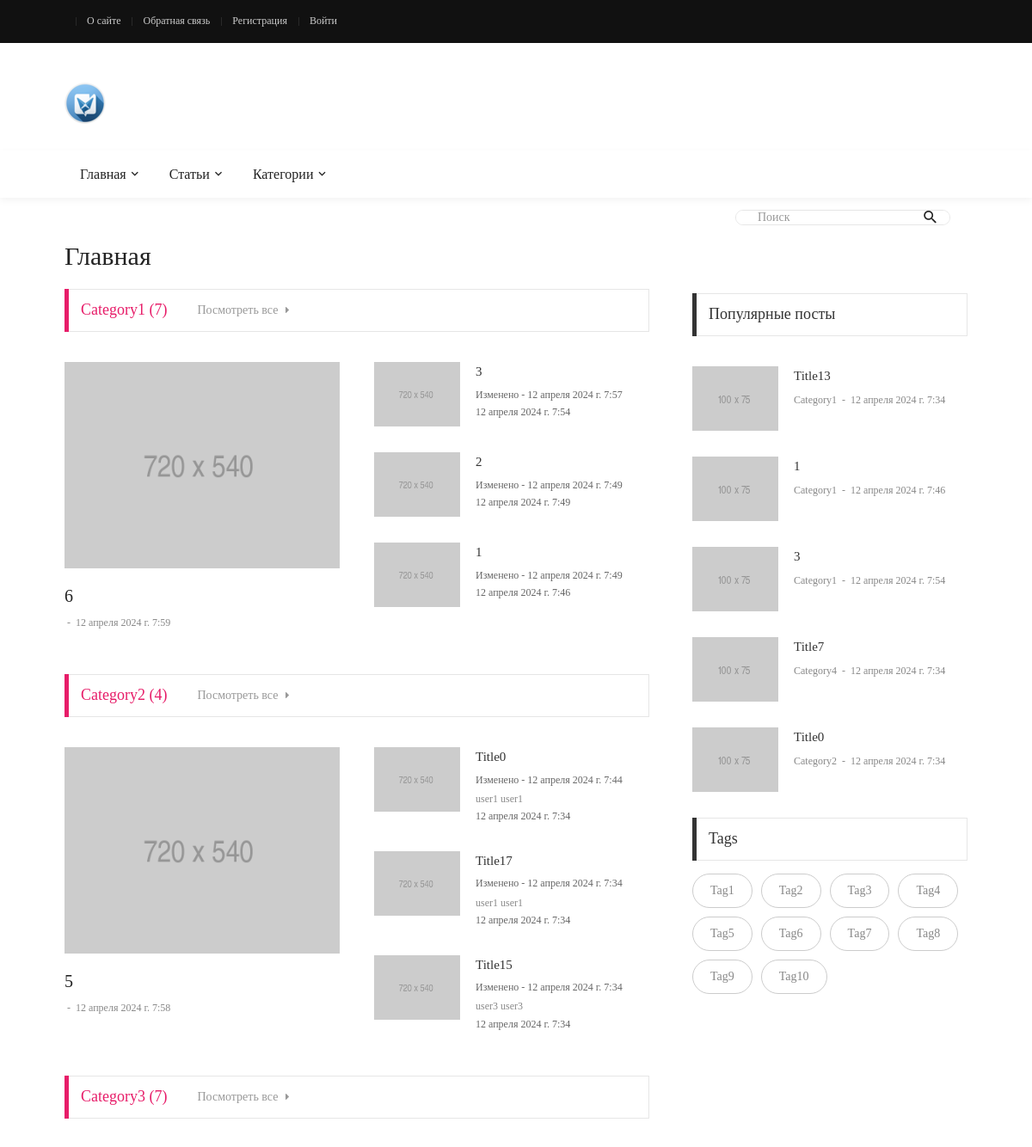
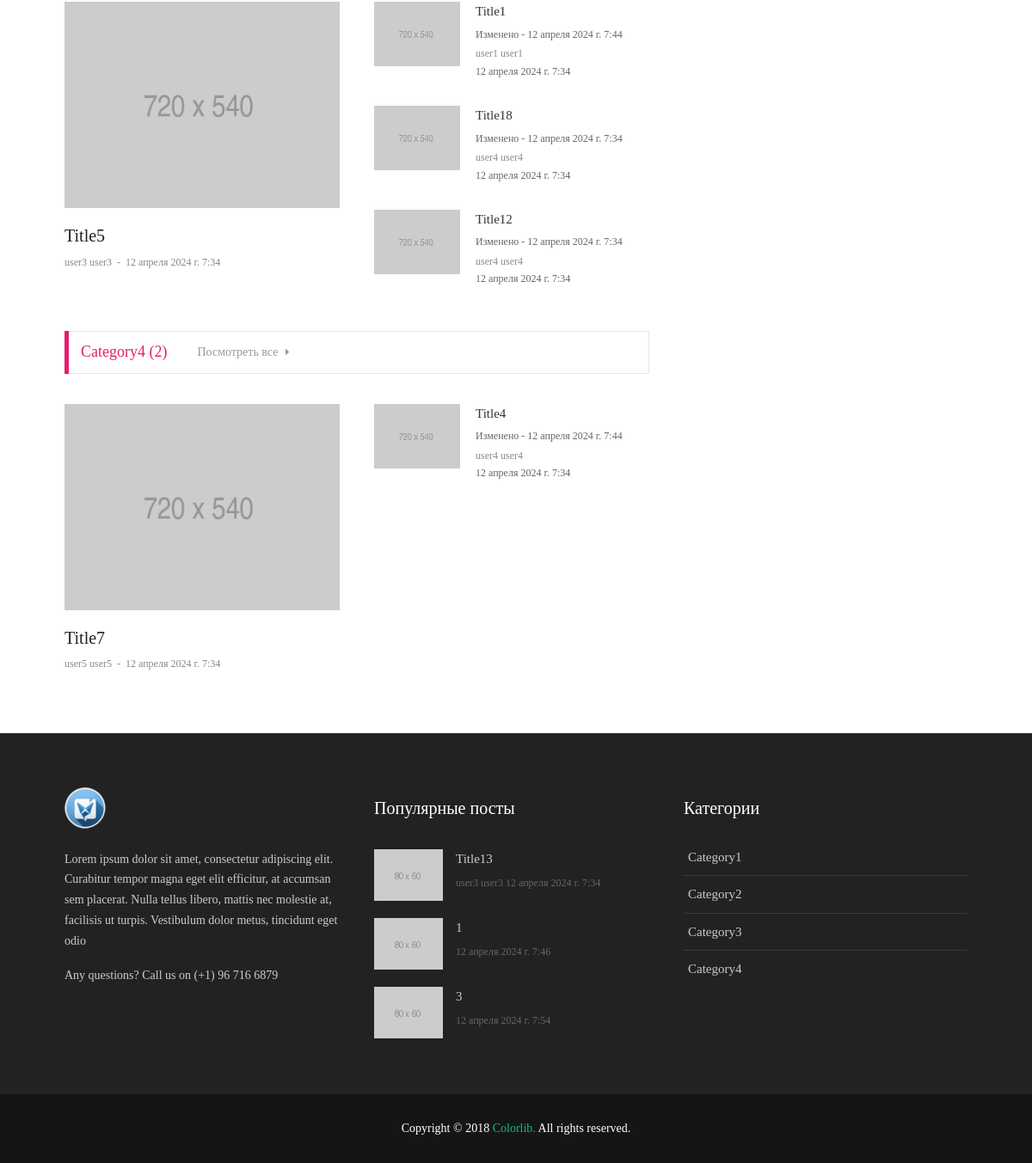
The page / on the database its author committed (2 pictures, top to bottom).
### blog/models.py (models this page shows, shortened)
class Category(models.Model):
    title = models.CharField(max_length=100, verbose_name='Название')
    description = RichTextField(verbose_name='Описание', null=True, blank=True)
    class Meta:
        ordering = ['id']
        verbose_name = 'Категория'
        verbose_name_plural = 'Категории'
    @property
    def url_name(self):
        return "home"

class Article(models.Model):
    title = models.CharField(max_length=25, verbose_name='Заголовок')
    description = models.TextField(max_length=500, verbose_name='Описание', null=True, blank=True)
    content = RichTextField(verbose_name='Содержание', null=True, blank=True)
    author = models.ForeignKey(get_user_model(), on_delete=models.CASCADE, verbose_name='Автор')
    category = models.ForeignKey(Category, on_delete=models.SET_NULL, verbose_name='Категория', null=True)
    tags = models.ManyToManyField(Tag, verbose_name='Теги', blank=True)
    is_published = models.BooleanField(default=False, verbose_name='Опубликовано')
    date_published = models.DateTimeField(auto_now_add=True, verbose_name='Дата публикации')
    change_date = models.DateTimeField(auto_now=True, verbose_name='Дата изменения')
    image = models.FileField(upload_to='images/', verbose_name='Превью', null=True, blank=True)
    fields = ['title', 'content', 'category']
    class Meta:
        ordering = ['-change_date']
        verbose_name = 'Статья'
        verbose_name_plural = 'Статьи'
    @admin.display(description="Автор")
    def author_full_name(self):
        return self.author.full_name
    @staticmethod
    def get_published_posts():
        return Article.objects.filter(is_published=True).all()
    def changed(self):
        if self.date_published != self.change_date:
            return True
        return False
    @property
    def views(self):
        """
        Получение значения просмотров для данной статьи
        """
        article_views, created = ArticleViews.objects.get_or_create(article=self)
        return article_views.views

class User(AbstractUser):
    bio = models.TextField(verbose_name='Биография', null=True, blank=True)
    birth_date = models.DateField(verbose_name='День рождения', null=True, blank=True)
    change_date = models.DateTimeField(auto_now=True, verbose_name='Дата изменения')
    fields = ['first_name', 'last_name', 'email', 'bio', 'birth_date']
    @property
    def full_name(self):
        return f'{self.first_name} {self.last_name}'
    class Meta:
        ordering = ['-change_date']
        verbose_name = 'Автор'
        verbose_name_plural = 'Авторы'

class Tag(models.Model):
    title = models.CharField(max_length=100, verbose_name='Название')
    description = models.CharField(max_length=255, verbose_name='Описание', default='Описание')
    slug = models.SlugField(max_length=100, verbose_name='Слаг', unique=True)
    class Meta:
        ordering = ['id']
        verbose_name = 'Тег'
        verbose_name_plural = 'Теги'

### blog/views.py (the view)
# urls.py: path('', views.index, name='home'),
def index(request):
    context = get_context()
    category_articles = [
        {'posts': models.Article.get_published_posts().filter(category=category).all(), 'cat': category}
        for category in context['cats']]
    context['c_posts'] = category_articles
    context['title'] = 'Главная'
    return render(request, 'blog/index.html', context)

### blog/templates/blog/index.html
{% extends 'base.html' %}
{% load static %}
{% block content %}
<div class="col-md-10 col-lg-8">
    <div class="p-b-20">
        {% for item in c_posts %}
        {% if item.posts %}
        <div class="tab01 p-b-20">
            <div class="tab01-head how2 how2-cl1 bocl12 flex-s-c m-r-10 m-r-0-sr991">
                <h3 class="f1-m-2 cl12 tab01-title">
                    {{ item.cat.title }} ({{ item.posts|length }})
                </h3>
                <a href="{% url 'category' item.cat.title  %}" class="tab01-link f1-s-1 cl9 hov-cl10 trans-03">
                    Посмотреть все
                    <i class="fs-12 m-l-5 fa fa-caret-right"></i>
                </a>
            </div>
            <div class="tab-content p-t-35">
                <div class="tab-pane fade show active" id="tab1-1" role="tabpanel">
                    <div class="row">
                        {% with item.posts|first as p %}
                        <div class="col-sm-6 p-r-25 p-r-15-sr991">
                            <div class="m-b-30">
                                <a href="{% url 'post' p.id %}" class="wrap-pic-w hov1 trans-03">
                                    <img src="{% static 'blog/images/post-05.jpg' %}" alt="IMG">
                                </a>
                                <div class="p-t-20">
                                    <h5 class="p-b-5">
                                        <a href="{% url 'post' p.id %}"
                                           class="f1-m-3 cl2 hov-cl10 trans-03">
                                            {{ p.title }}
                                        </a>
                                    </h5>
                                    <span class="cl8">
														<a href="#" class="f1-s-4 cl8 hov-cl10 trans-03">
															{{ p.author.full_name }}
														</a>
														<span class="f1-s-3 m-rl-3">
															-
														</span>
														<span class="f1-s-3">
															{{ p.date_published }}
														</span>
													</span>
                                </div>
                            </div>
                        </div>
                        {% endwith %}
                        <div class="col-sm-6 p-r-25 p-r-15-sr991">
                            {% for p in item.posts|slice:":4" %}
                            {% if not forloop.first %}
                            <div class="flex-wr-sb-s m-b-30">
                                <a href="blog-detail-01.html" class="size-w-1 wrap-pic-w hov1 trans-03">
                                    <img src="{% static 'blog/images/post-06.jpg' %}" alt="IMG">
                                </a>
                                <div class="size-w-2">
                                    <h5 class="p-b-5">
                                        <a href="{% url 'post' p.id %}"
                                           class="f1-s-5 cl3 hov-cl10 trans-03">
                                            {{ p.title }}
                                        </a>
                                    </h5>
                                    {% if p.changed %}
                                    <div class="f1-s-3">
                                        Изменено - {{ p.change_date }}
                                    </div>
                                    {% endif %}
                                    <span class="cl8">
														<a href="#" class="f1-s-6 cl8 hov-cl10 trans-03">
															{{ p.author.full_name }}
														</a>
													</span>
                                    <div class="f1-s-3">
                                        {{ p.date_published }}
                                    </div>
                                </div>
                            </div>
                            {% endif %}
                            {% endfor %}
                        </div>
                    </div>
                </div>
            </div>
        </div>
        {% endif %}
        {% endfor %}
    </div>
</div>
{% endblock %}

### templates/base.html (shortened to what this page needs)
{% load static %}
{% load app_tags %}
<!DOCTYPE html>
<html lang="en">
<head>
    <link rel="stylesheet" type="text/css" href="{% static 'blog/vendor/bootstrap/css/bootstrap.min.css' %}">
    <link rel="stylesheet" type="text/css"
          href="{% static 'blog/fonts/fontawesome-5.0.8/css/fontawesome-all.min.css' %}">
    <link rel="stylesheet" type="text/css"
          href="{% static 'blog/fonts/iconic/css/material-design-iconic-font.min.css' %}">
    <link rel="stylesheet" type="text/css" href="{% static 'blog/vendor/animate/animate.css' %}">
    <link rel="stylesheet" type="text/css" href="{% static 'blog/vendor/css-hamburgers/hamburgers.min.css' %}">
    <link rel="stylesheet" type="text/css" href="{% static 'blog/vendor/animsition/css/animsition.min.css' %}">
    <link rel="stylesheet" type="text/css" href="{% static 'blog/css/util.min.css' %}">
    <link rel="stylesheet" type="text/css" href="{% static 'blog/css/main.css' %}">
</head>
<body class="animsition">
<header>
    <div class="container-menu-desktop">
        <div class="topbar">
            <div class="content-topbar container h-100">
                <div class="left-topbar">
                    {% if user.is_authenticated %}
                    {% include 'includes/menu_a.html' with
                    menu=user_top_menu
                    a_class='left-topbar-item' %}
                    {% else %}
                    {% include 'includes/menu_a.html' with
                    menu=top_menu
                    a_class='left-topbar-item' %}
                    {% endif %}
                </div>
            </div>
        </div>
        <div class="wrap-logo container">
            <div class="logo">
                <a href="{% url 'home' %}"><img src="{% static 'blog/images/logo.ico' %}" alt="LOGO"></a>
            </div>
        </div>
        <div class="wrap-main-nav">
            <div class="main-nav">
                <nav class="menu-desktop">
                    <ul class="main-menu">
                        {% with li_class='mega-menu-item' menu=menu %}
                        {% include 'includes/menu.html' %}
                        {% endwith %}
                        <li>
                            <a href="#">Категории</a>
                        </li>
                    </ul>
                </nav>
            </div>
        </div>
    </div>
</header>
<div class="container">
    <div class="headline bg0 flex-wr-sb-c p-rl-20 p-tb-8">
        <div class="pos-relative bo-1-rad-22 of-hidden bocl11 m-tb-6">
            <form action="{% url 'posts' %}">
                <input class="f1-s-1 cl6 plh9 s-full p-l-25 p-r-45" type="text" name="search" placeholder="Поиск">
                <button type="submit" class="flex-c-c size-a-1 ab-t-r fs-20 cl2 hov-cl10 trans-03">
                    <i class="zmdi zmdi-search"></i>
                </button>
            </form>
        </div>
    </div>
</div>
<section class="bg0">
    <div class="container">
        <div class="row justify-content-center">
            <div class="container p-t-4 p-b-5">
                <h2 class="f1-l-1 cl2 p-b-15">
                    {{ title }}
                </h2>
            </div>
            {% block content %}
            {% endblock %}
            {% include 'blog/includes/sidebar.html' with
            pop_posts=pop_posts
            tags=tags %}
        </div>
    </div>
</section>
<footer>
    <div class="bg2 p-t-40 p-b-25">
        <div class="container">
            <div class="row">
                <div class="col-lg-4 p-b-20">
                    <div class="size-h-3 flex-s-c">
                        <a href="{% url 'home' %}">
                            <img class="max-s-full" src="{% static 'blog/images/logo.ico' %}" alt="LOGO">
                        </a>
                    </div>
                    <div>
                        <p class="f1-s-1 cl11 p-b-16">
                            Lorem ipsum dolor sit amet, consectetur adipiscing elit. Curabitur tempor magna eget elit
                            efficitur, at accumsan sem placerat. Nulla tellus libero, mattis nec molestie at, facilisis
                            ut turpis. Vestibulum dolor metus, tincidunt eget odio
                        </p>
                        <p class="f1-s-1 cl11 p-b-16">
                            Any questions? Call us on (+1) 96 716 6879
                        </p>
                    </div>
                </div>
                <div class="col-sm-6 col-lg-4 p-b-20">
                    <div class="size-h-3 flex-s-c">
                        <h5 class="f1-m-7 cl0">
                            Популярные посты
                        </h5>
                    </div>
                    <ul>
                        {% for p in pop_posts|slice:":3" %}
                        <li class="flex-wr-sb-s p-b-20">
                            <a href="{% url 'post' p.id %}" class="size-w-4 wrap-pic-w hov1 trans-03">
                                <img src="{% static 'blog/images/popular-post-01.jpg' %}" alt="IMG">
                            </a>
                            <div class="size-w-5">
                                <h6 class="p-b-5">
                                    <a href="{% url 'post' p.id %}" class="f1-s-5 cl11 hov-cl10 trans-03">
                                        {{ p.title }}
                                    </a>
                                </h6>
                                <span class="f1-s-3 cl6">
										{{ p.author_full_name }}
									</span>
                                <span class="f1-s-3 cl6">
										{{ p.date_published }}
									</span>
                            </div>
                        </li>
                        {% endfor %}
                    </ul>
                </div>
                <div class="col-sm-6 col-lg-4 p-b-20">
                    <div class="size-h-3 flex-s-c">
                        <h5 class="f1-m-7 cl0">
                            Категории
                        </h5>
                    </div>
                    <ul class="m-t--12">
                        {% include 'includes/menu.html' with
                        li_class='how-bor1 p-rl-5 p-tb-10'
                        a_class='f1-s-5 cl11 hov-cl10 trans-03 p-tb-8'
                        menu=cats %}
                    </ul>
                </div>
            </div>
        </div>
    </div>
    <div class="bg11">
        <div class="container size-h-4 flex-c-c p-tb-15">
				<span class="f1-s-1 cl0 txt-center">
					Copyright © 2018
					<a href="#" class="f1-s-1 cl10 hov-link1">Colorlib.</a>
					All rights reserved.
				</span>
        </div>
    </div>
</footer>
</body>
</html>

### templates/includes/menu.html (shortened to what this page needs)
{% for m in menu %}
<li class="{{ li_class }}">
    <a class="{{ a_class }}" href="{% url m.url_name %}">{{ m.title }} </a>
</li>
{% endfor %}

### blog/templates/blog/includes/sidebar.html
{% load static %}
<div class="col-md-5 col-lg-4 p-b-30">
    <div class="p-l-10 p-rl-0-sr991 p-t-5">
        <div>
            <div class="how2 how2-cl4 flex-s-c">
                <h3 class="f1-m-2 cl3 tab01-title">
                    Популярные посты
                </h3>
            </div>
            <ul class="p-t-35">
                {% for p in pop_posts %}
                <li class="flex-wr-sb-s p-b-30">
                    <a href="#" class="size-w-10 wrap-pic-w hov1 trans-03">
                        <img src="{% static 'blog/images/popular-post-04.jpg' %}" alt="IMG">
                    </a>
                    <div class="size-w-11">
                        <h6 class="p-b-4">
                            <a href="#" class="f1-s-5 cl3 hov-cl10 trans-03">
                                {{ p.title }}
                            </a>
                        </h6>
                        <span class="cl8 txt-center p-b-24">
											<a href="{% url 'category' p.category.title %}"
                                               class="f1-s-6 cl8 hov-cl10 trans-03">
												{{  p.category.title }}
											</a>
											<span class="f1-s-3 m-rl-3">
												-
											</span>
											<span class="f1-s-3">
												{{ p.date_published }}
											</span>
										</span>
                    </div>
                </li>
                {% endfor %}
            </ul>
        </div>
        <div class="p-b-20">
            <div class="how2 how2-cl4 flex-s-c m-b-10">
                <h3 class="f1-m-2 cl3 tab01-title">
                    Tags
                </h3>
            </div>
            <div class="flex-wr-s-s m-rl--5">
                {% for tag in tags %}
                <a href="{% url 'tag' tag.slug %}"
                   class="flex-c-c size-h-2 bo-1-rad-20 bocl12 f1-s-1 cl8 hov-btn2 trans-03 p-rl-20 p-tb-5 m-all-5">
                    {{ tag.title }}
                </a>
                {% endfor %}
            </div>
        </div>
    </div>
</div>

### rows shown on the page
Category: cat "Category1", posts|length "7", title "Category1"
Article: title "6", date_published "12 апреля 2024 г. 7:59"
Article: title "3", change_date "12 апреля 2024 г. 7:57", date_published "12 апреля 2024 г. 7:54", category "Category1"
Article: title "2", change_date "12 апреля 2024 г. 7:49", date_published "12 апреля 2024 г. 7:49"
Article: title "1", change_date "12 апреля 2024 г. 7:49", date_published "12 апреля 2024 г. 7:46", category "Category1"
Category: cat "Category2", posts|length "4", title "Category2"
Article: title "5", date_published "12 апреля 2024 г. 7:58"
Article: title "Title0", change_date "12 апреля 2024 г. 7:44", author.full_name "user1 user1", date_published "12 апреля 2024 г. 7:34", category "Category2"
Article: title "Title17", change_date "12 апреля 2024 г. 7:34", author.full_name "user1 user1", date_published "12 апреля 2024 г. 7:34"
Article: title "Title15", change_date "12 апреля 2024 г. 7:34", author.full_name "user3 user3", date_published "12 апреля 2024 г. 7:34"
Category: cat "Category3", posts|length "7", title "Category3"
Article: title "Title5", author.full_name "user3 user3", date_published "12 апреля 2024 г. 7:34"
Article: title "Title1", change_date "12 апреля 2024 г. 7:44", author.full_name "user1 user1", date_published "12 апреля 2024 г. 7:34"
Article: title "Title18", change_date "12 апреля 2024 г. 7:34", author.full_name "user4 user4", date_published "12 апреля 2024 г. 7:34"
Article: title "Title12", change_date "12 апреля 2024 г. 7:34", author.full_name "user4 user4", date_published "12 апреля 2024 г. 7:34"
Category: cat "Category4", posts|length "2", title "Category4"
Article: title "Title7", author.full_name "user5 user5", date_published "12 апреля 2024 г. 7:34", category "Category4"
Article: title "Title4", change_date "12 апреля 2024 г. 7:44", author.full_name "user4 user4", date_published "12 апреля 2024 г. 7:34"
Article: title "Title13", category "Category1", date_published "12 апреля 2024 г. 7:34", author_full_name "user3 user3"
Tag: title "Tag1"
Tag: title "Tag2"
Tag: title "Tag3"
Tag: title "Tag4"
Tag: title "Tag5"
Tag: title "Tag6"
Tag: title "Tag7"
Tag: title "Tag8"
Tag: title "Tag9"
Tag: title "Tag10"

### other values the page prints
{{ m.title }} "О сайте" "Обратная связь" "Регистрация" "Войти"
{{ m.title }} "Главная" "Статьи"
{{ title }} "Главная"
